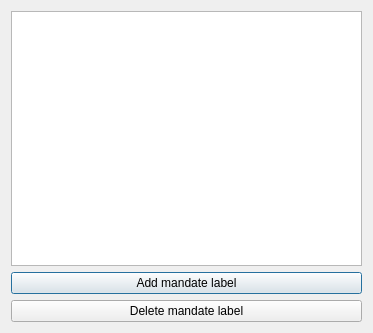
<?xml version="1.0" encoding="UTF-8"?>
<ui version="4.0">
 <class>CMandatoryMarksEditor</class>
 <widget class="QDialog" name="CMandatoryMarksEditor">
  <property name="geometry">
   <rect>
    <x>0</x>
    <y>0</y>
    <width>373</width>
    <height>333</height>
   </rect>
  </property>
  <property name="windowTitle">
   <string>Mandate labels editor</string>
  </property>
  <layout class="QVBoxLayout" name="verticalLayout">
   <item>
    <widget class="QListView" name="MandatoryMarks_listView"/>
   </item>
   <item>
    <widget class="QPushButton" name="addMandatoryMark_pushButton">
     <property name="text">
      <string>Add mandate label</string>
     </property>
    </widget>
   </item>
   <item>
    <widget class="QPushButton" name="DeleteMandatoryMark_pushButton">
     <property name="text">
      <string>Delete mandate label</string>
     </property>
    </widget>
   </item>
  </layout>
 </widget>
 <resources/>
 <connections/>
</ui>
